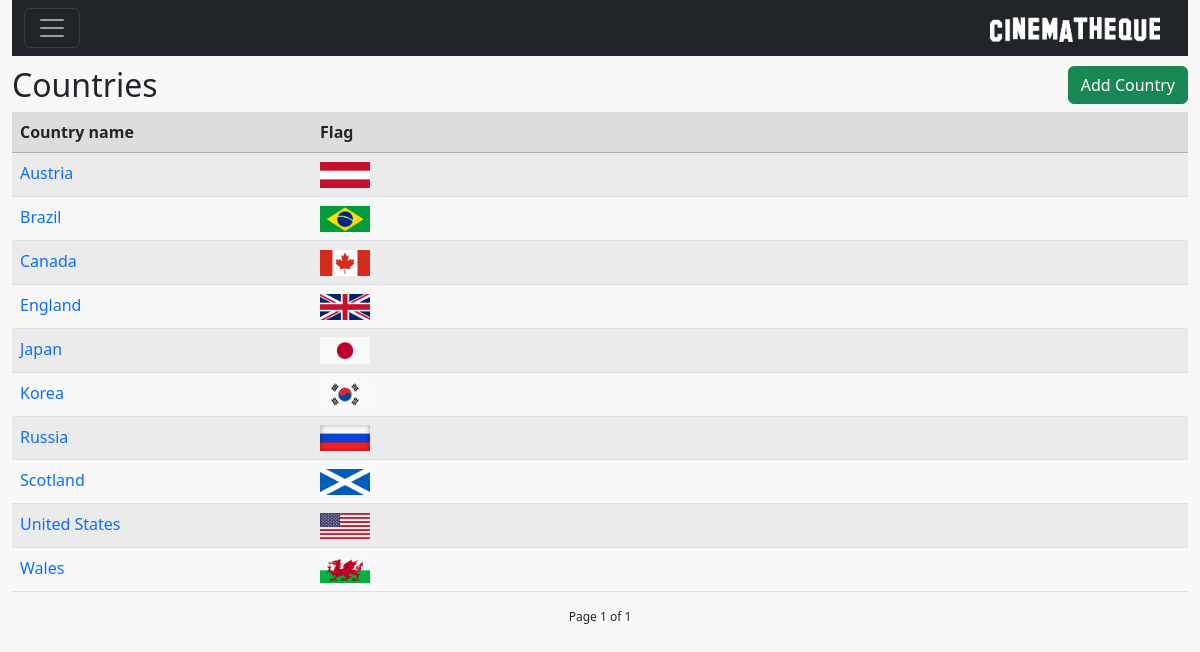
The page /countrylist (signed in) on the database its author committed.
### core/models.py (models this page shows, shortened)
class Base(models.Model):
    DateTimeOfInsert = models.DateTimeField(auto_now_add=True,auto_now=False)
    DateTimeOfLastUpdate = models.DateTimeField(auto_now=True)
    InsertUser = models.ForeignKey( settings.AUTH_USER_MODEL, null=True, blank=True,
                                    on_delete=models.CASCADE, related_name='+' )
    LastUpdateUser = models.ForeignKey( settings.AUTH_USER_MODEL, null=True, blank=True,
                                         on_delete=models.CASCADE, related_name='+' )
    class Meta:
        abstract = True

class Country(Base):
    NameEN = models.CharField(max_length=60)
    NamePT_BR = models.CharField(max_length=60)
    Flag = models.ImageField(upload_to='countries_flags/', null=True, blank=True)
    class Meta:
        verbose_name_plural = 'Countries'

### core/views.py (the view)
# urls.py: re_path(r'countrylist', countryList, name='core_country_list'),
@login_required
def countryList(request):
    countries = Country.objects.all().order_by('NameEN')
    paginator = Paginator(countries, list_page_count )
    page_number = request.GET.get("page")
    page_obj = paginator.get_page(page_number)
    data = {'userProfile': UserProfile.objects.get(User=request.user),
            'class': Country,
            'page_obj': page_obj }
    return render(request, 'core/countrylist.html', data )

### core/models.py (called while the page is built)
    def __str__(self):
        return self.User.username

    def is_superuser(self):
        return self.User.is_superuser

### templatetags/filter.py (called while the page is built)
@register.filter
def get_class_name(value):
    if f'{value._meta.verbose_name}'.capitalize() != f'{value.__class__.__name__}'.capitalize() :
        str = f'{value._meta.verbose_name}'
    else:
        str = f'{value.__class__.__name__}'.capitalize()
    return str

@register.filter
def get_class_plural_name(value):
    if f'{value._meta.verbose_name_plural}'.capitalize() != f'{value.__class__.__name__}'.capitalize() + 's':
        str = f'{value._meta.verbose_name_plural}'
    else:
        str = value.__class__.__name__ + 's'
    return str

### core/templates/core/countrylist.html
{% extends 'baselist.html' %}
{% load filter %}
{% load static %}
{% block insertButton %}
    <a href="{% url 'core_country_insert' %}" class="btn btn-success">Add {{class|get_class_name}}</a>
{% endblock %}
{% block list %}
     <div class="col">
         <table class="table table-striped">
             <thead class="bgheadlist">
               <tr>
                 <th scope="col">Country name</th>
                 <th scope="col">Flag</th>
               </tr>
             </thead>
             <tbody>
             {% for country in page_obj %}
               <tr>
                 <td width="300px"><a href="{% url 'core_country_update' country.id %}">{{country.NameEN}}</a></td>
                 <td>
                     <a href="{% url 'core_country_update' country.id %}">
                         {% if country.Flag %}
                           <img src="{{country.Flag.url}}" width="50"/>
                        {% else %}
                            <img src="{% static 'img/no_img.png' %}" width="15px"/>
                        {% endif %}
                     </a>
                 </td>
               </tr>
               {% endfor%}
             </tbody>
         </table>
    </div>
{% endblock %}

### static/style.css (style rules this page uses)
a { text-decoration: none; }
.bgheadlist { background-color: #dddddd!important; border-bottom: 2px; border-color: #afafaf; }

### rows shown on the page
Country: NameEN "Austria", Flag (picture)
Country: NameEN "Brazil", Flag (picture)
Country: NameEN "Canada", Flag (picture)
Country: NameEN "England", Flag (picture)
Country: NameEN "Japan", Flag (picture)
Country: NameEN "Korea", Flag (picture)
Country: NameEN "Russia", Flag (picture)
Country: NameEN "Scotland", Flag (picture)
Country: NameEN "United States", Flag (picture)
Country: NameEN "Wales", Flag (picture)

### other values the page prints
{{ class|get_class_plural_name }} "Countries"
{{ class|get_class_name }} "Country"
{{ page_obj.number }} "1"
{{ page_obj.paginator.num_pages }} "1"
